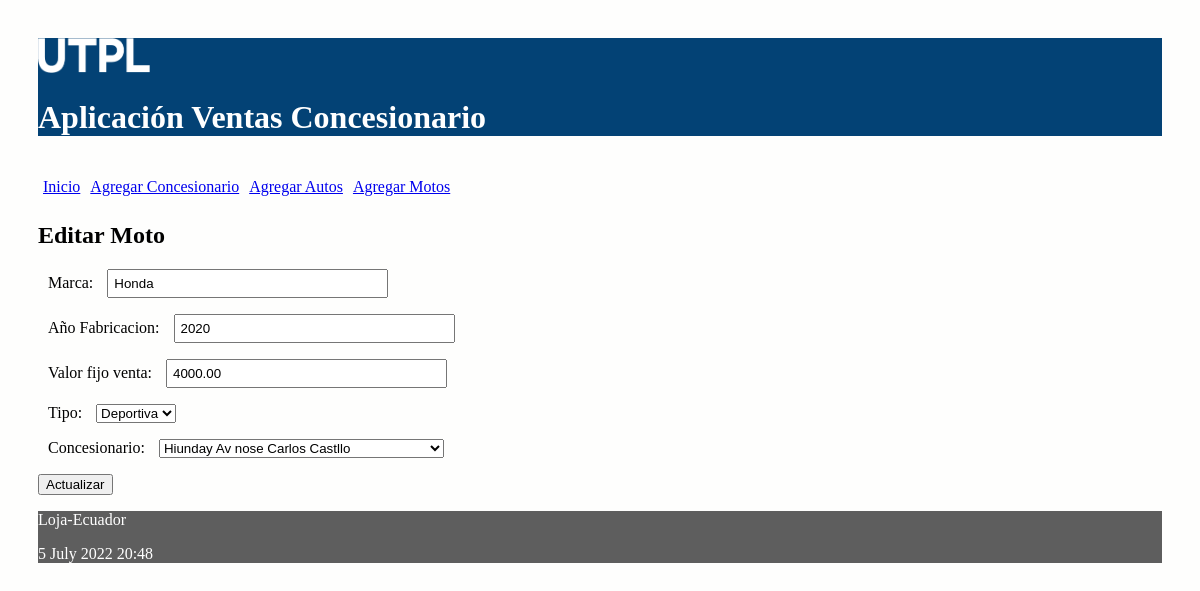
/editar_moto/1, run on the app's committed database.
### ventas/models.py (models this page shows, shortened)
class Moto(models.Model):
    marca = models.CharField(max_length=30)
    anio_fabricacion = models.IntegerField()
    valor_fijo_venta = models.DecimalField(max_digits=100, decimal_places=2)
    tipo_opciones = (('Trabajo', 'Trabajo'),
                ('Deportiva','Deportiva'))
    tipo = models.CharField(max_length=30 ,choices=tipo_opciones)
    concesionario = models.ForeignKey(Concesionario, on_delete=models.CASCADE, related_name="lasmotos")

### ventas/views.py (the view)
# urls.py: path('editar_moto/<int:id>', views.editar_moto, name='editar_moto'),
def editar_moto(request, id):
    moto = Moto.objects.get(pk=id)
    if request.method=='POST':
        formulario = MotoForm(request.POST, instance=moto)
        print(formulario.errors)
        if formulario.is_valid():
            formulario.save()
            return redirect(index)
    else:
        formulario = MotoForm(instance=moto)
    diccionario = {'formulario': formulario}
    return render(request, 'editarMoto.html', diccionario)

### ventas/forms.py (shortened to what this page needs)
class MotoForm(ModelForm):
    class Meta:
        model = Moto
        fields = ['marca', 'anio_fabricacion', 'valor_fijo_venta', 'tipo', 'concesionario']
        labels = {
            'anio_fabricacion': _('Año Fabricacion'),
        }

### ventas/models.py (called while the page is built)
    def __str__(self):
        return "%s %s %s" % (self.nombre,
                self.direccion,
                self.nombre_gerente)

### ventas/templates/editarMoto.html (shortened to what this page needs)
{% extends "master.html" %}
{% block content %}
<h2>Editar Moto</h3>
<form action="" method="post">
  {{formulario.as_p}}
  <p><input type='submit' value='Actualizar'/></p>
</form>
{% endblock %}

### ventas/static/css/estilos.css (style rules this page uses)
body { background: #FEFEFD; padding: 30px; }
input[type=text], input[type=number] { width: 25%; padding: 5px 5px; box-sizing: border-box; }
label { padding: 12px 10px; }

### data on the page
Moto: marca "Honda", anio_fabricacion "2020", valor_fijo_venta "4000.00", tipo "Deportiva", concesionario "Hiunday Av nose Carlos Castllo"
